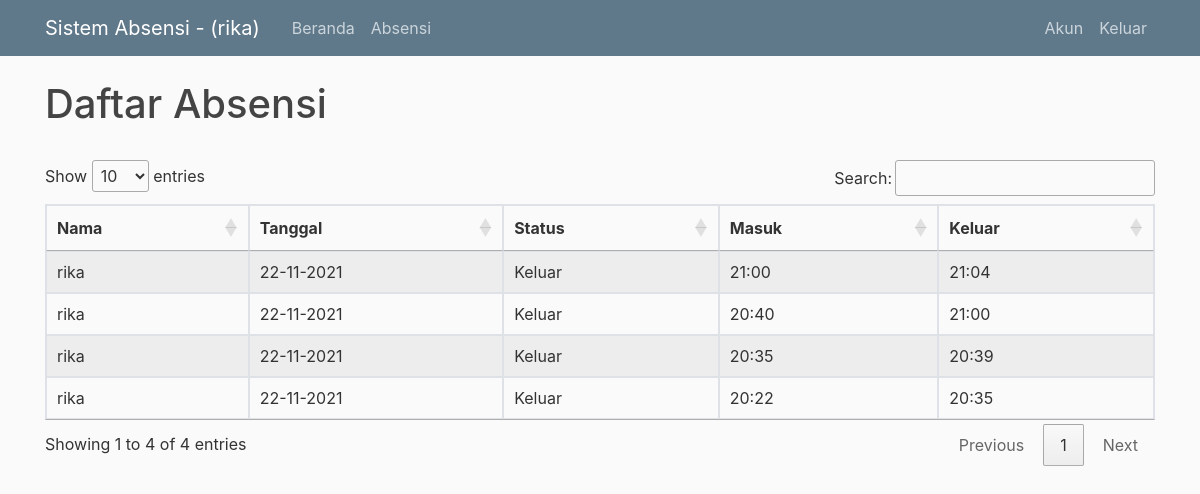
The app's page /home (signed in) with its own data.
### flaskblog/models.py (models this page shows, shortened)
class User(db.Model, UserMixin):
  id = db.Column(db.Integer, primary_key=True)
  username = db.Column(db.String(20), unique=True, nullable=False)
  email = db.Column(db.String(120), unique=True, nullable=False)
  image_file = db.Column(db.String(20), nullable=False)
  password = db.Column(db.String(60), nullable=False)
  posts = db.relationship('Post', backref='author', lazy=True)
  face = db.relationship('Photo', backref='facePhotos', lazy=True)
  presence = db.relationship('Presence', backref="presencing", lazy="dynamic")

class Presence(db.Model):
  id = db.Column(db.Integer, primary_key=True)
  user_id = db.Column(db.Integer, db.ForeignKey('user.id'), nullable=False)
  status = db.Column(db.Text, nullable=False, default="Masuk")
  dateIn = db.Column(db.DateTime, nullable=False)
  dateOut = db.Column(db.DateTime, nullable=True)

### flaskblog/routes.py (the view)
@app.route("/")
@app.route("/home")
def home():
    recog_Camera.stop()
    camera.stop()
    presences = []
    try:
        if current_user.username == "admin":
            presences = Presence.query.all()
        else:
            presences = current_user.presence
    except:
        pass
    return render_template('home.html', presences=presences)

### flaskblog/camera.py (called while the page is built)
    def stop(self):
        logger.debug("Stopping thread")
        self.isrunning = False

### flaskblog/models.py (called while the page is built)
@login_manager.user_loader
def load_user(user_id):
  return User.query.get(int(user_id))

### flaskblog/recogCamera.py (called while the page is built)
    def stop(self):
        logger.debug("Stopping thread")
        self.isrunning = False

### flaskblog/templates/home.html (shortened to what this page needs)
{% extends "layout.html" %}
{% block content %}
  <style>
    table.dataTable thead .sorting:after,
    table.dataTable thead .sorting:before,
    table.dataTable thead .sorting_asc:after,
    table.dataTable thead .sorting_asc:before,
    table.dataTable thead .sorting_asc_disabled:after,
    table.dataTable thead .sorting_asc_disabled:before,
    table.dataTable thead .sorting_desc:after,
    table.dataTable thead .sorting_desc:before,
    table.dataTable thead .sorting_desc_disabled:after,
    table.dataTable thead .sorting_desc_disabled:before {
      bottom: .5em;
      }
  </style>
  <h1>Daftar Absensi</h1>
  <br>
  {% if presences %}
    <table id="dtBasicExample" class="table table-striped table-bordered table-sm" cellspacing="0" width="100%">
      <thead>
        <tr>
          <th scope="col">Nama</th>
          <th scope="col">Tanggal</th>
          <th scope="col">Status</th>
          <th scope="col">Masuk</th>
          <th scope="col">Keluar</th>
        </tr>
      </thead>
      <tbody>
        {% for presence in presences %}
          <tr>
            <td>{{ presence.presencing.username }}</td>
            <td>{{ presence.dateIn.strftime("%d-%m-%Y") }}</td>
            <td>{{ presence.status }}</td>
            <td>{{ presence.dateIn.strftime("%H:%M") }}</td>
            <td>
              {% if presence.dateOut %}
                {{ presence.dateOut.strftime("%H:%M") }}
              {% else %}
                -
              {% endif %}
            </td>
          </tr>
        {% endfor %}
      </tbody>
    </table>
  {% else %}
    <div>Silahkan Login untuk melihat daftar absensi.</div>
  {% endif %}
{% endblock content %}

### flaskblog/templates/layout.html (shortened to what this page needs)
<!DOCTYPE html>
<html>
<head>
    <link rel="stylesheet" href="https://maxcdn.bootstrapcdn.com/bootstrap/4.0.0/css/bootstrap.min.css">
    <link href="https://cdn.datatables.net/1.11.3/css/jquery.dataTables.min.css" rel="stylesheet">
    <link rel="stylesheet" type="text/css" href="{{ url_for('static', filename='main.css') }}">
</head>
<body>
    <header class="site-header">
      <nav class="navbar navbar-expand-md navbar-dark bg-steel fixed-top">
        <div class="container">
          {% if current_user.is_authenticated %}
            <a class="navbar-brand mr-4" href="/">Sistem Absensi - ({{ current_user.username }})</a>
          {% else %}
            <a class="navbar-brand mr-4" href="/">Sistem Absensi</a>
          {% endif %}
          <div class="collapse navbar-collapse" id="navbarToggle">
            <div class="navbar-nav mr-auto">
              <a class="nav-item nav-link" href="{{ url_for('home') }}">Beranda</a>
              {% if current_user.is_authenticated %}
                <a class="nav-item nav-link" href="{{ url_for('recognition') }}">Absensi</a>
              {% endif %}
            </div>
            <div class="navbar-nav">
              {% if current_user.is_authenticated %}
                <a class="nav-item nav-link" href="{{ url_for('settings') }}">Akun</a>
                <a class="nav-item nav-link" href="{{ url_for('logout') }}">Keluar</a>
              {% else %}
                <a class="nav-item nav-link" href="{{ url_for('login') }}">Masuk</a>
              {% endif %}
            </div>
          </div>
        </div>
      </nav>
    </header>
    <main role="main" class="container">
      <div class="row">
        <div class="col-md-12">
          {% block content %}{% endblock %}
        </div>
      </div>
    </main>
   </body>
</html>

### flaskblog/static/main.css (style rules this page uses)
body { background: #fafafa; color: #333333; margin-top: 5rem; }
h1, h2, h3, h4, h5, h6 { color: #444444; }
.bg-steel { background-color: #5f788a; }
.site-header .navbar-nav .nav-link { color: #cbd5db; }

### flaskblog/templates/home.html (style rules this page uses)
table.dataTable thead .sorting:after, table.dataTable thead .sorting:before, table.dataTable thead .sorting_asc:after, table.dataTable thead .sorting_asc:before, table.dataTable thead .sorting_asc_disabled:after, table.dataTable thead .sorting_asc_disabled:before, table.dataTable thead .sorting_desc:after, table.dataTable thead .sorting_desc:before, table.dataTable thead .sorting_desc_disabled:after, table.dataTable thead .sorting_desc_disabled:before { bottom: .5em; }

### records on screen
User: username "rika"
Presence: presencing.username "rika", dateIn "22-11-2021", status "Keluar", dateIn "20:22", dateOut "20:35"
Presence: presencing.username "rika", dateIn "22-11-2021", status "Keluar", dateIn "20:35", dateOut "20:39"
Presence: presencing.username "rika", dateIn "22-11-2021", status "Keluar", dateIn "20:40", dateOut "21:00"
Presence: presencing.username "rika", dateIn "22-11-2021", status "Keluar", dateIn "21:00", dateOut "21:04"
